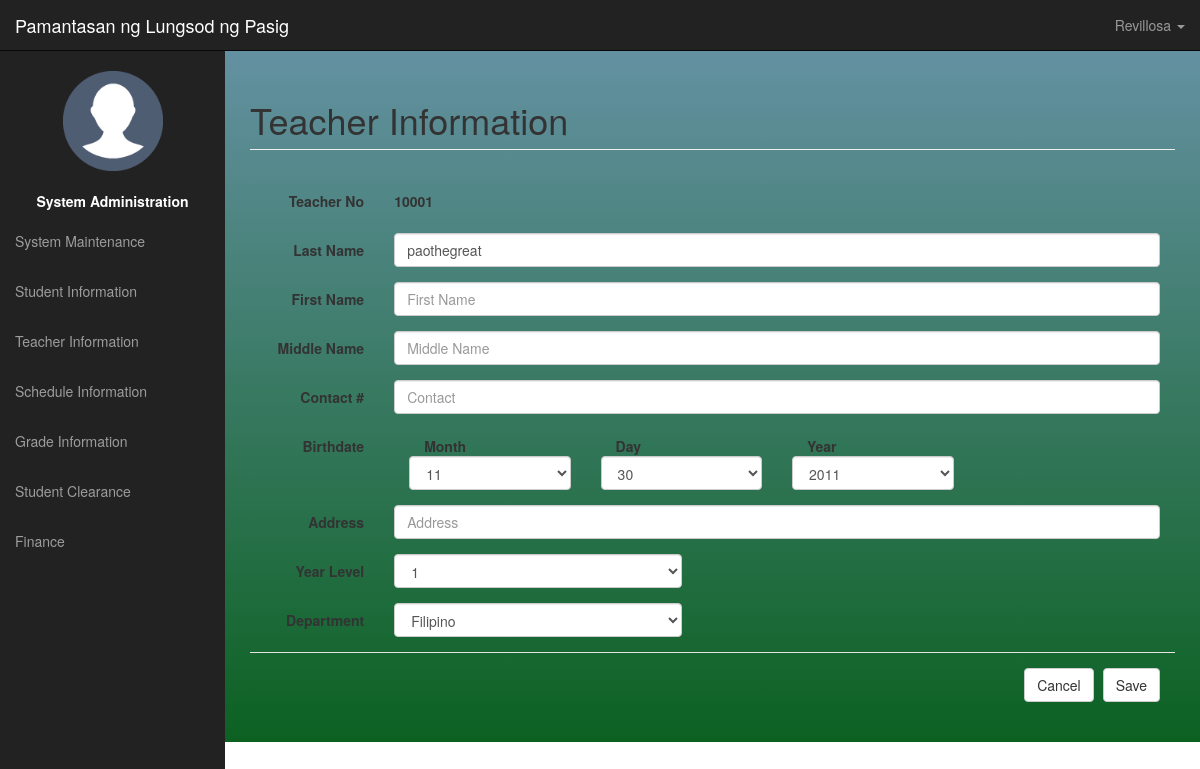
The page /admin-panel/teacherDetails.php?key=1 (signed in) on the database its author committed.
### tables this page shows
CREATE TABLE `information` (
  `InformationKey` int(11) NOT NULL,
  `SchoolName` varchar(255) NOT NULL,
  `SchoolLogo` varchar(250) NOT NULL,
  `SchoolMission` varchar(500) NOT NULL,
  `SchoolVision` varchar(500) NOT NULL,
  `SchoolHymn` varchar(500) NOT NULL
);

CREATE TABLE `stg_teacher` (
  `TeacherKey` int(11) NOT NULL,
  `TeacherNo` varchar(8) NOT NULL,
  `LastName` varchar(100) NOT NULL,
  `FirstName` varchar(100) NOT NULL,
  `MiddleName` varchar(100) NOT NULL DEFAULT '',
  `Address` varchar(255) NOT NULL,
  `ContactNo` varchar(13) DEFAULT NULL,
  `DOB` date NOT NULL,
  `YearLevelKey` int(11) NOT NULL,
  `SubjectKey` int(5) NOT NULL,
  `SubjectDescKey` int(11) NOT NULL,
  `CivilStatusKey` int(11) NOT NULL,
  `username` varchar(100) NOT NULL,
  `password` varchar(100) NOT NULL
);

### admin-panel/teacherDetails.php (the view, shortened to what this page needs)
<div id="wrapper">
<?php
	include("ui-navigation.php");
	include("config.php");
	$cnt = count($_GET);
	$row = "";
	$title = "Register New Teacher";
	$iden2 = "btnSave";
	$id="";
	if($cnt>0){
		$title = "Teacher Information";
		$iden2 = "btnUpdate";
		$id = $_GET['key'];
		$sql = "select * from stg_teacher where TeacherKey = '$id'";
		$result = mysqli_query($conn,$sql)or die (mysqli_error($conn));
		$row = mysqli_fetch_array($result);
	}
?>
<div id="page-wrapper">
	<div class="container-fluid">
        <div class="row">
			<div class="col-lg-12">
				<h1 class="page-header">
					<?php echo $title; ?>
                </h1>
            </div>
        </div>
		<div class="row">
			<div>
				<form method="post" action="script-teacher.php?x=<?php echo $id; ?>">
					<div class="row form-horizontal col-lg-12">
						<div class="form-group">
							<label for="inputName" class="col-sm-2 control-label">Teacher No</label>
							<div class="col-sm-10">
								<p class="form-control-static"><strong><?php echo getData("TeacherNo",$row);?></strong></p>
							</div>
						</div>
					</div>
					<div class="row form-horizontal col-lg-12">
						<div class="form-group">
							<label for="inputName" class="col-sm-2 control-label">Last Name</label>
							<div class="col-sm-10">
								<input type="text" class="form-control" id="inputName" placeholder="Last Name" name="txtLName" value="<?php echo getData("LastName",$row);?>">
							</div>
						</div>
					</div>
					<div class="row form-horizontal col-lg-12">
						<div class="form-group">
							<label for="inputName" class="col-sm-2 control-label">First Name</label>
							<div class="col-sm-10">
								<input type="text" class="form-control" id="inputName" placeholder="First Name" name="txtFName" value="<?php echo getData("FirstName",$row);?>">
							</div>
						</div>
					</div>
					<div class="row form-horizontal col-lg-12">
						<div class="form-group">
							<label for="inputName" class="col-sm-2 control-label">Middle Name</label>
							<div class="col-sm-10">
								<input type="text" class="form-control" id="inputName" placeholder="Middle Name" name="txtMName" value="<?php echo getData("MiddleName",$row);?>">
							</div>
						</div>
					</div>
					<div class="row form-horizontal col-lg-12">
						<div class="form-group">
							<label for="inputName" class="col-sm-2 control-label">Contact #</label>
							<div class="col-sm-10">
								<input type="text" class="form-control" id="inputName" placeholder="Contact" name="txtCont" value="<?php echo getData("ContactNo",$row);?>">
							</div>
						</div>
					</div>
					<div class="row form-horizontal col-lg-12">
						<div class="form-group">
							<label for="inputName" class="col-sm-2 control-label">Birthdate</label>
							<div class="col-sm-10">
								<div class="col-sm-3">
									<label for="inputEmail3" class="col-sm-3 control-label">Month</label>
									<select class="form-control" name="txtMonth">
									</select>
								</div>
								<div class="col-sm-3">
									<label for="inputEmail3" class="col-sm-3 control-label">Day</label>
									<select class="form-control" name="txtDay">
									</select>
								</div>
								<div class="col-sm-3">
									<label for="inputEmail3" class="col-sm-3 control-label">Year</label>
									<select class="form-control" name="txtYear">
									</select>
								</div>
							</div>
						</div>
					</div>
					<div class="row form-horizontal col-lg-12">
						<div class="form-group">
							<label for="inputName" class="col-sm-2 control-label">Address</label>
							<div class="col-sm-10">
								<input type="text" class="form-control" id="inputName" placeholder="Address" name="txtAdd" value="<?php echo getData("Address",$row);?>">
							</div>
						</div>
					</div>
					<div class="row form-horizontal col-lg-12">
						<div class="form-group">
							<label for="inputName" class="col-sm-2 control-label">Year Level</label>
							<div class="col-sm-4">
								<select name="txtYearLevelKey" class="form-control">
								<?php
									for($x=1;$x<=4;$x++){
										if(getData("YearLevelKey",$row)==$x){
											echo "<option name='$x' selected>$x</option>";
										}
										else{
											echo "<option name='$x'>$x</option>";
										}
									}
								?>
								</select>
							</div>
						</div>
					</div>
					<div class="row form-horizontal col-lg-12">
						<div class="form-group">
							<label for="inputName" class="col-sm-2 control-label">Department</label>
							<div class="col-sm-4">
								<select name="sbjCode" class="form-control">
								<?php
									$sqlSbj = "select * from stg_SubjectDesc";
									$res = mysqli_query($conn,$sqlSbj) or die(mysqli_error($conn));
									while($data = mysqli_fetch_array($res)){
										if(getData("SubjectDescKey",$row)==$data['SubjectDescKey']){
											echo "<option value='". $data['SubjectDescKey'] ."' selected>". $data['SubjectDescription'] ."</option>";
										}
										else{
											echo "<option value='". $data['SubjectDescKey'] ."'>". $data['SubjectDescription'] ."</option>";
										}
									}
								?>
								</select>
							</div>
						</div>
					</div>
					<div class="form-group col-lg-12">
						<div class="modal-footer">
							<a href="teacher.php" type="button" class="btn btn-default">Cancel</a>
							<button type="submit" class="btn btn-default" name="<?php echo $iden2; ?>">Save</button>
						</div>
					</div>
				</form>
			</div>
		</div>
    </div>
</div>
</div>

### admin-panel/ui-navigation.php (shortened to what this page needs)
<?php
    include("scripts/script-complete.php");
	$name = ($_SESSION['name']);
    $sql = "select * from information";
    $row = mysqli_fetch_array(exexSQLget($sql));
?>
<html lang="en">
  <head>
    <link href="../css/bootstrap.min.css" rel="stylesheet">
	<link href="../config/css/sb-admint.css" rel="stylesheet">
	<link href="../config/css/custom.css" rel="stylesheet">
  </head>
	<nav class="navbar navbar-inverse navbar-fixed-top" role="navigation">
            <div class="navbar-header">
                <a class="navbar-brand" href="index.html"><?php echo $row['SchoolName']; ?></a>
            </div>
            <ul class="nav navbar-right top-nav">
                <li class="dropdown">
                    <a href="#" class="dropdown-toggle" data-toggle="dropdown"><i class="fa fa-user"></i> <?php echo $name; ?> <b class="caret"></b></a>
                </li>
            </ul>
            <div class="collapse navbar-collapse navbar-ex1-collapse">
                <ul class="nav navbar-nav side-nav">
					<center>
					<li>
							<br>
							<img  src="../img/def.png" width=100px height=100px/>
							<br><br>
							<label><font color=white>System Administration</font></label>
							<br>
					</li>
					</center>
					<li>
                        <a href="dashboard.php"><i class="fa fa-fw fa-bar-chart-o"></i> System Maintenance</a>
                    </li>
                    <li>
                        <a href="student.php"><i class="fa fa-fw fa-bar-chart-o"></i> Student Information</a>
                    </li>
                    <li>
                        <a href="teacher.php"><i class="fa fa-fw fa-table"></i> Teacher Information</a>
                    </li>
					<li>
                        <a href="schedule.php"><i class="fa fa-fw fa-table"></i> Schedule Information</a>
                    </li>
					<li>
                        <a href="grade.php"><i class="fa fa-fw fa-table"></i> Grade Information</a>
                    </li>
                    <li>
                        <a href="clearance.php"><i class="fa fa-fw fa-edit"></i> Student Clearance </a>
                    </li>
                    <li>
                        <a href="finance.php"><i class="fa fa-fw fa-edit"></i> Finance</a>
                    </li>
                </ul>
            </div>
        </nav>

### config/css/sb-admint.css (style rules this page uses)
#wrapper { padding-left: 0; }
#page-wrapper { width: 100%; padding: 0; }
@media (min-width:768px) { #wrapper { padding-left: 225px; } }
@media (min-width:768px) { #page-wrapper { padding: 10px; } }
.top-nav { padding: 0 15px; }
.top-nav>li { display: inline-block; float: left; }
.top-nav>li>a { padding-top: 15px; padding-bottom: 15px; line-height: 20px; color: #999; }
@media (min-width:768px) { .side-nav { position: fixed; top: 51px; left: 225px; width: 225px; margin-left: -225px; border: none; border-radius: 0; overflow-y: auto; background-color: #222; bottom: 0; overflow-x: hidden; padding-bottom: 40px; } }
@media (min-width:768px) { .side-nav>li>a { width: 225px; } }

### config/css/custom.css (style rules this page uses)
html,body { #background-image: linear-gradient(rgb(100, 145, 162), rgb(12, 97, 33)); #background: red; background-repeat:no-repeat; height:100%; }
div#wrapper { background-image: linear-gradient(rgb(100, 145, 162), rgb(12, 97, 33)); #background-color: #222222; }

### rows shown on the page
information: SchoolName "Pamantasan ng Lungsod ng Pasig"
stg_teacher: TeacherNo "10001", txtLName "paothegreat", txtYearLevelKey "1"

### other values the page prints
$name "Revillosa"
$title "Teacher Information"
form field txtMonth "11"
form field txtDay "30"
form field txtYear "2011"
form field sbjCode "Filipino"
